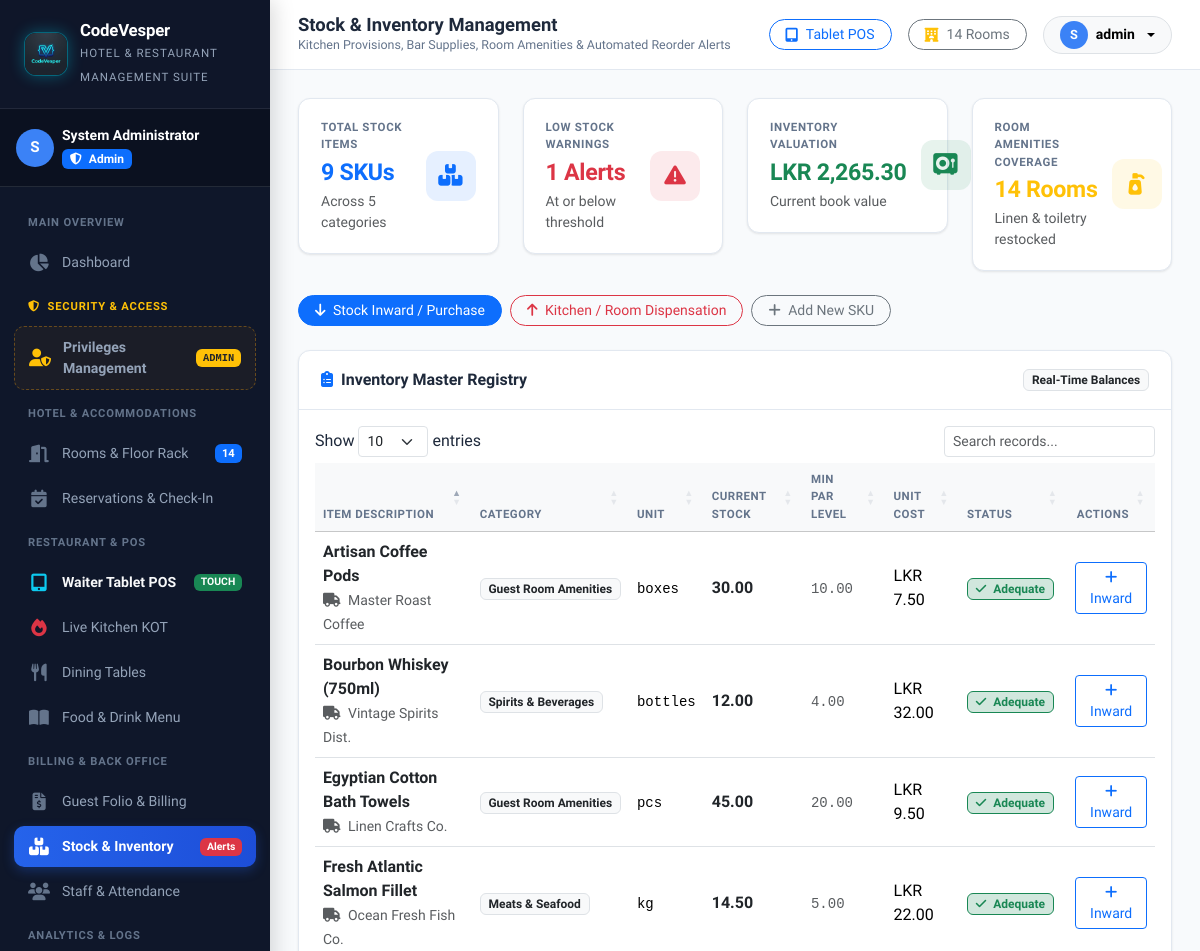
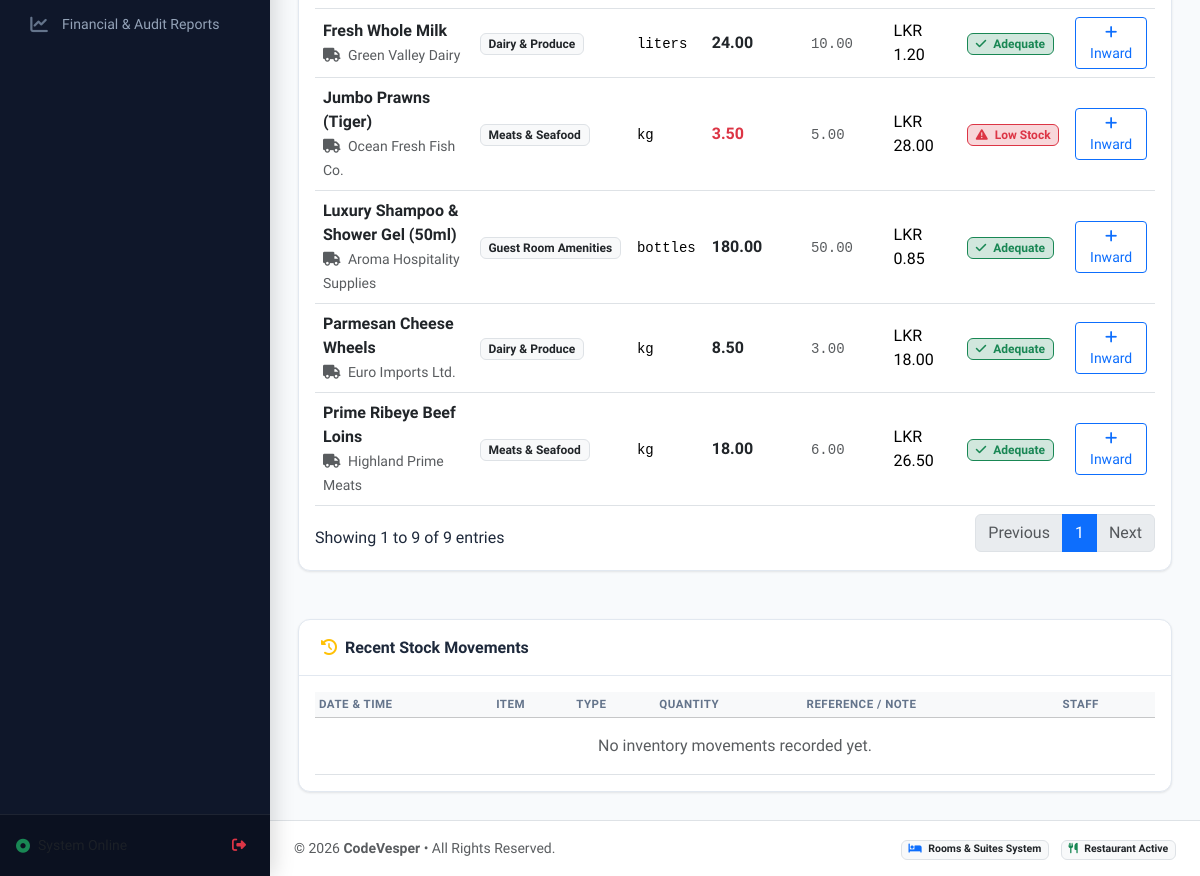
The app's page /stock.php (signed in), older data (2 pictures, top to bottom).
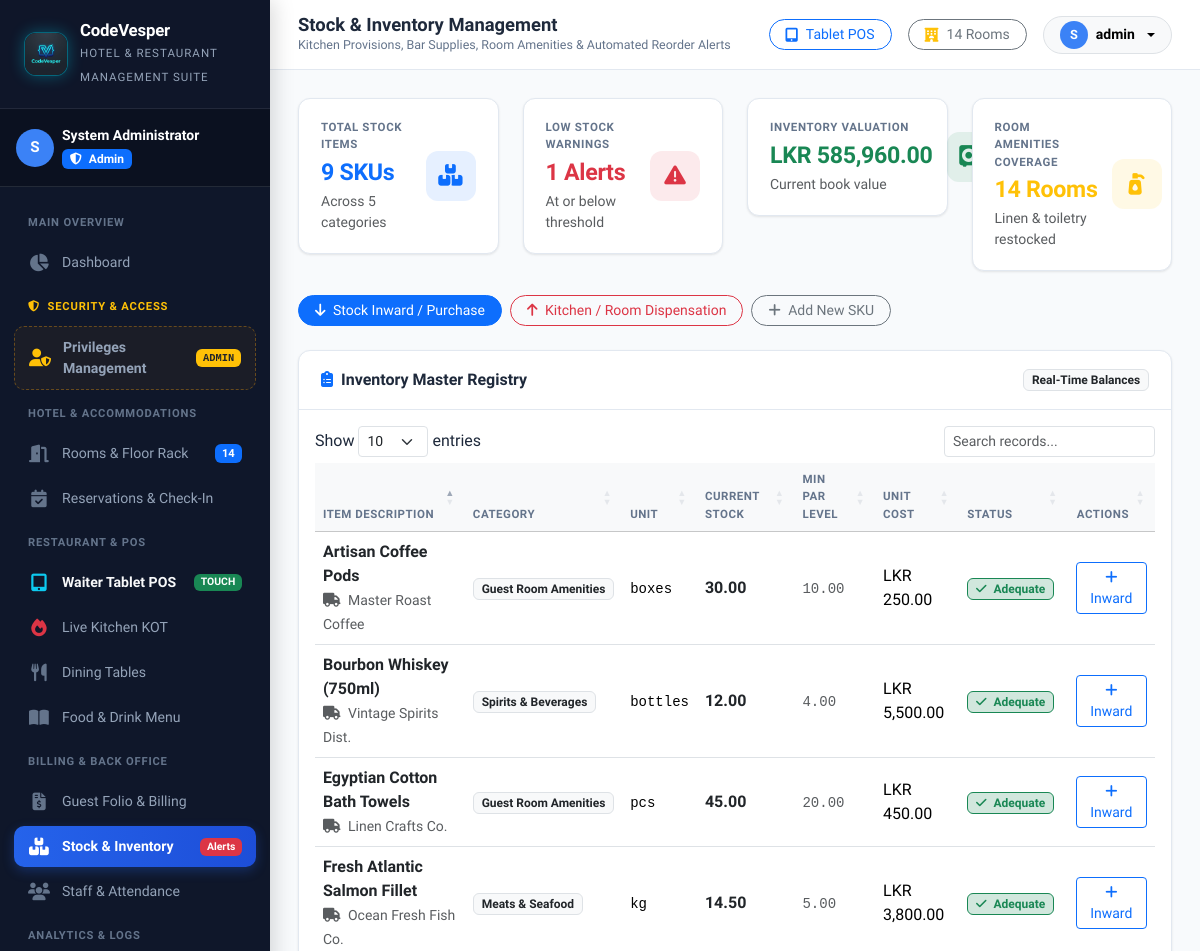
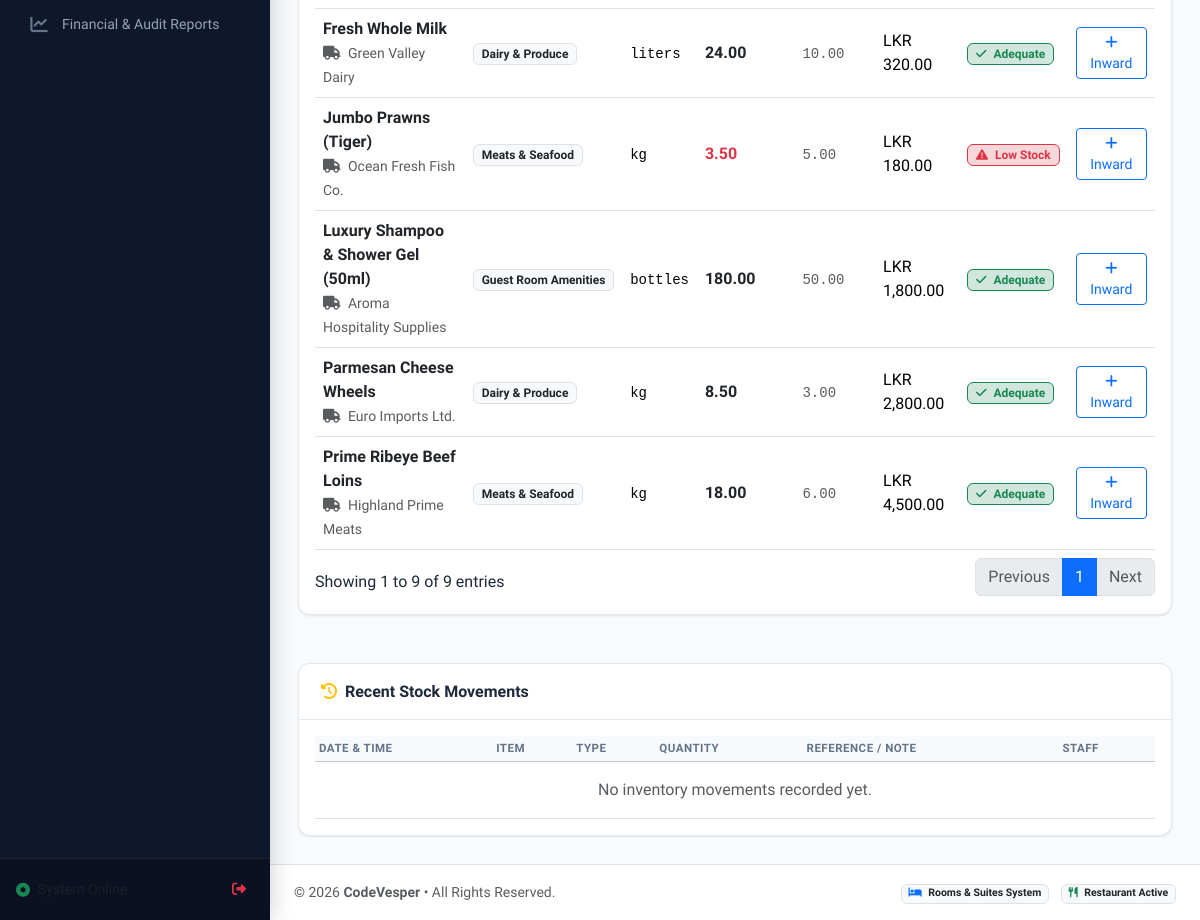
The same page, newer data (2 pictures, top to bottom).
### tables this page shows
CREATE TABLE `stock_items` (
  `id` int NOT NULL AUTO_INCREMENT,
  `category_id` int NOT NULL,
  `name` varchar(100) NOT NULL,
  `unit` varchar(20) NOT NULL,
  `current_stock` decimal(10,2) NOT NULL DEFAULT '0.00',
  `minimum_stock` decimal(10,2) NOT NULL DEFAULT '5.00',
  `cost_per_unit` decimal(10,2) NOT NULL DEFAULT '0.00',
  `supplier` varchar(100) DEFAULT NULL,
  `last_updated` timestamp NOT NULL DEFAULT CURRENT_TIMESTAMP ON UPDATE CURRENT_TIMESTAMP,
  PRIMARY KEY (`id`)  ,
  KEY `category_id` (`category_id`),
  CONSTRAINT `stock_items_ibfk_1` FOREIGN KEY (`category_id`) REFERENCES `stock_categories` (`id`)
);

CREATE TABLE `stock_categories` (
  `id` int NOT NULL AUTO_INCREMENT,
  `name` varchar(50) NOT NULL,
  `type` enum('kitchen','bar','room_amenities','cleaning') DEFAULT 'kitchen',
  PRIMARY KEY (`id`)  
);

### includes/functions.php (called while the page is built, shortened)
<?php
function formatMoney($amount): string {
    $symbol = defined('APP_CURRENCY') ? APP_CURRENCY : 'LKR ';
    return $symbol . number_format((float)$amount, 2);
}

### stock.php (the view, shortened to what the changed rows need)
<?php
require_once __DIR__ . '/includes/header.php';
$db = getDbConnection();
$stockItems = $db->query("
    SELECT si.*, sc.name as category_name, sc.type as category_type
    FROM stock_items si
    JOIN stock_categories sc ON si.category_id = sc.id
    ORDER BY (si.current_stock <= si.minimum_stock) DESC, sc.id ASC, si.name ASC
")->fetchAll();
$totalValuation = 0.00;
foreach ($stockItems as $item) {
    $totalValuation += ((float)$item['current_stock'] * (float)$item['cost_per_unit']);
}
?>
<div class="row g-4 mb-4">
    <div class="col-12 col-sm-6 col-lg-3">
        <div class="stat-card">
            <div>
                <div class="stat-label">Inventory Valuation</div>
                <div class="stat-number text-success"><?= formatMoney($totalValuation) ?></div>
                <div class="small text-muted">Current book value</div>
            </div>
            <div class="stat-icon bg-success bg-opacity-10 text-success">
                <i class="fa-solid fa-vault"></i>
            </div>
        </div>
    </div>
</div>
<div class="card-custom mb-5">
    <div class="p-3">
        <div class="table-responsive">
            <table class="table table-hover align-middle mb-0 datatable-init">
                <thead class="table-light small text-uppercase text-muted">
                    <tr>
                        <th>Item Description</th>
                        <th>Category</th>
                        <th>Unit</th>
                        <th>Current Stock</th>
                        <th>Min Par Level</th>
                        <th>Unit Cost</th>
                        <th>Status</th>
                        <th class="text-end">Actions</th>
                    </tr>
                </thead>
                <tbody>
                    <?php foreach ($stockItems as $item):
                        $isLow = ((float)$item['current_stock'] <= (float)$item['minimum_stock']);
                    ?>
                    <tr>
                        <td>
                            <div class="fw-bold text-dark"><?= htmlspecialchars($item['name']) ?></div>
                            <small class="text-muted"><i class="fa-solid fa-truck me-1"></i> <?= htmlspecialchars($item['supplier'] ?? 'Direct Market') ?></small>
                        </td>
                        <td>
                            <span class="badge bg-light text-dark border"><?= htmlspecialchars($item['category_name']) ?></span>
                        </td>
                        <td><span class="font-monospace small"><?= htmlspecialchars($item['unit']) ?></span></td>
                        <td>
                            <span class="fw-bold fs-6 <?= $isLow ? 'text-danger' : 'text-dark' ?>">
                                <?= number_format($item['current_stock'], 2) ?>
                            </span>
                        </td>
                        <td>
                            <span class="text-muted font-monospace small"><?= number_format($item['minimum_stock'], 2) ?></span>
                        </td>
                        <td><?= formatMoney($item['cost_per_unit']) ?></td>
                        <td>
                            <?php if ($isLow): ?>
                                <span class="badge bg-danger-subtle text-danger border border-danger">
                                    <i class="fa-solid fa-triangle-exclamation me-1"></i> Low Stock
                                </span>
                            <?php else: ?>
                                <span class="badge bg-success-subtle text-success border border-success">
                                    <i class="fa-solid fa-check me-1"></i> Adequate
                                </span>
                            <?php endif; ?>
                        </td>
                        <td class="text-end">
                            <button class="btn btn-sm btn-outline-primary py-1 px-2" onclick="quickAddStock(<?= $item['id'] ?>, '<?= addslashes($item['name']) ?>')">
                                <i class="fa-solid fa-plus"></i> Inward
                            </button>
                        </td>
                    </tr>
                    <?php endforeach; ?>
                </tbody>
            </table>
        </div>
    </div>
</div>
<div class="card-custom">
    <div class="p-3">
        <div class="table-responsive">
            <table class="table table-sm table-hover align-middle mb-0">
                <thead class="table-light small text-uppercase text-muted">
                    <tr>
                        <th>Date & Time</th>
                        <th>Item</th>
                        <th>Type</th>
                        <th>Quantity</th>
                        <th>Reference / Note</th>
                        <th>Staff</th>
                    </tr>
                </thead>
            </table>
        </div>
    </div>
</div>
<?php require_once __DIR__ . '/includes/footer.php'; ?>

Row changes from the older to the newer data that the page shows:
changed stock_items "Jumbo Prawns (Tiger)": cost_per_unit "LKR 28.00" → "LKR 180.00"
changed stock_items "Fresh Atlantic Salmon Fillet": cost_per_unit "LKR 22.00" → "LKR 3,800.00"
changed stock_items "Prime Ribeye Beef Loins": cost_per_unit "LKR 26.50" → "LKR 4,500.00"
changed stock_items "Fresh Whole Milk": cost_per_unit "LKR 1.20" → "LKR 320.00"
changed stock_items "Parmesan Cheese Wheels": cost_per_unit "LKR 18.00" → "LKR 2,800.00"
changed stock_items "Bourbon Whiskey (750ml)": cost_per_unit "LKR 32.00" → "LKR 5,500.00"
changed stock_items "Artisan Coffee Pods": cost_per_unit "LKR 7.50" → "LKR 250.00"
changed stock_items "Egyptian Cotton Bath Towels": cost_per_unit "LKR 9.50" → "LKR 450.00"
changed stock_items "Luxury Shampoo & Shower Gel (50ml)": cost_per_unit "LKR 0.85" → "LKR 1,800.00"
Text that changed along with them:
formatMoney($totalValuation): "LKR 2,265.30" → "LKR 585,960.00"
